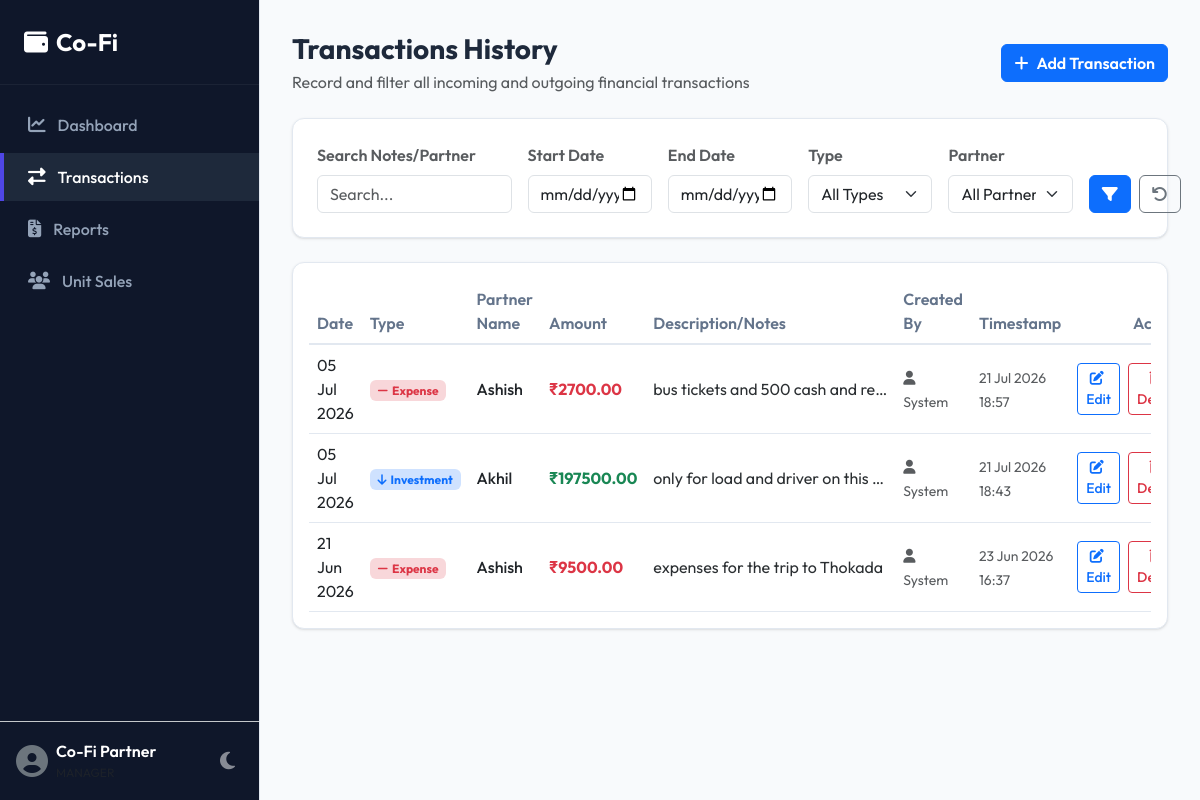
Screenshot of /transactions/ with the database file from the repository.
### finance/models.py (models this page shows, shortened)
class Transaction(models.Model):
    TRANSACTION_TYPES = [
        ('Investment', 'Investment'),
        ('Expense', 'Expense'),
        ('Income', 'Income/Sale'),
        ('Withdrawal', 'Withdrawal'),
    ]
    date = models.DateField()
    transaction_type = models.CharField(max_length=20, choices=TRANSACTION_TYPES)
    partner = models.ForeignKey(Partner, on_delete=models.SET_NULL, null=True, blank=True, related_name='transactions')
    amount = models.DecimalField(max_digits=12, decimal_places=2)
    description = models.TextField(blank=True)
    created_by = models.ForeignKey(User, on_delete=models.SET_NULL, null=True, related_name='created_transactions')
    timestamp = models.DateTimeField(auto_now_add=True)
    def __str__(self):
        partner_str = f" - {self.partner.name}" if self.partner else ""
        return f"{self.transaction_type}{partner_str}: ₹{self.amount} on {self.date}"

class Partner(models.Model):
    user = models.OneToOneField(User, on_delete=models.CASCADE, related_name='partner_profile')
    name = models.CharField(max_length=100)
    email = models.EmailField()
    phone = models.CharField(max_length=20, blank=True)
    joined_date = models.DateField(auto_now_add=True)
    profit_share_percentage = models.DecimalField(max_digits=5, decimal_places=2, default=50.00)

### finance/views.py (the view)
# urls.py: path('transactions/', views.transaction_list, name='transactions'),
def transaction_list(request):
    transactions = Transaction.objects.all().order_by('-date', '-timestamp')
    search_query = request.GET.get('search', '')
    start_date = request.GET.get('start_date', '')
    end_date = request.GET.get('end_date', '')
    tx_type = request.GET.get('type', '')
    partner_id = request.GET.get('partner', '')
    if search_query:
        transactions = transactions.filter(
            Q(description__icontains=search_query) | Q(partner__name__icontains=search_query)
        )
    if start_date:
        transactions = transactions.filter(date__gte=start_date)
    if end_date:
        transactions = transactions.filter(date__lte=end_date)
    if tx_type:
        transactions = transactions.filter(transaction_type=tx_type)
    if partner_id:
        transactions = transactions.filter(partner_id=partner_id)
    partners = Partner.objects.all()
    from django.db.models import Q
    context = {
        'transactions': transactions,
        'partners': partners,
        'search_query': search_query,
        'start_date': start_date,
        'end_date': end_date,
        'tx_type': tx_type,
        'partner_id': partner_id,
    }
    return render(request, 'finance/transaction_list.html', context)

### finance/templates/finance/transaction_list.html (shortened to what this page needs)
{% extends 'finance/base.html' %}
{% block content %}
<div class="container-fluid px-0 animate-fade-in">
    <div class="d-flex justify-content-between align-items-center mb-4">
        <div>
            <h1 class="h3 mb-1 fw-bold">Transactions History</h1>
            <p class="text-muted mb-0">Record and filter all incoming and outgoing financial transactions</p>
        </div>
        <div>
            <a href="{% url 'transaction_create' %}" class="btn btn-primary fw-semibold">
                <i class="fas fa-plus me-2"></i>Add Transaction
            </a>
        </div>
    </div>
    <div class="card-custom p-4 mb-4">
        <form method="get" class="row g-3 align-items-end">
            <div class="col-12 col-md-3">
                <label for="search" class="form-label fw-semibold text-muted">Search Notes/Partner</label>
                <input type="text" name="search" id="search" value="{{ search_query }}" class="form-control" placeholder="Search...">
            </div>
            <div class="col-6 col-md-2">
                <label for="start_date" class="form-label fw-semibold text-muted">Start Date</label>
                <input type="date" name="start_date" id="start_date" value="{{ start_date }}" class="form-control">
            </div>
            <div class="col-6 col-md-2">
                <label for="end_date" class="form-label fw-semibold text-muted">End Date</label>
                <input type="date" name="end_date" id="end_date" value="{{ end_date }}" class="form-control">
            </div>
            <div class="col-6 col-md-2">
                <label for="type" class="form-label fw-semibold text-muted">Type</label>
                <select name="type" id="type" class="form-select">
                    <option value="">All Types</option>
                </select>
            </div>
            <div class="col-6 col-md-2">
                <label for="partner" class="form-label fw-semibold text-muted">Partner</label>
                <select name="partner" id="partner" class="form-select">
                    <option value="">All Partners</option>
                </select>
            </div>
            <div class="col-12 col-md-1 d-flex gap-2">
                <button type="submit" class="btn btn-primary w-100" title="Apply Filters">
                    <i class="fas fa-filter"></i>
                </button>
                <a href="{% url 'transactions' %}" class="btn btn-outline-secondary w-100" title="Reset Filters">
                    <i class="fas fa-undo"></i>
                </a>
            </div>
        </form>
    </div>
    <div class="card-custom">
        <div class="p-3">
            <div class="table-responsive">
                <table class="table table-custom table-hover align-middle mb-0">
                    <thead>
                        <tr>
                            <th>Date</th>
                            <th>Type</th>
                            <th>Partner Name</th>
                            <th>Amount</th>
                            <th>Description/Notes</th>
                            <th>Created By</th>
                            <th>Timestamp</th>
                            <th class="text-end">Actions</th>
                        </tr>
                    </thead>
                    <tbody>
                        {% for tx in transactions %}
                        <tr>
                            <td>{{ tx.date|date:"d M Y" }}</td>
                            <td>
                                {% if tx.transaction_type == 'Investment' %}
                                    <span class="badge bg-primary-subtle text-primary"><i class="fas fa-arrow-down me-1"></i>Investment</span>
                                {% elif tx.transaction_type == 'Income' %}
                                    <span class="badge bg-success-subtle text-success"><i class="fas fa-plus me-1"></i>Income/Sale</span>
                                {% elif tx.transaction_type == 'Expense' %}
                                    <span class="badge bg-danger-subtle text-danger"><i class="fas fa-minus me-1"></i>Expense</span>
                                {% elif tx.transaction_type == 'Withdrawal' %}
                                    <span class="badge bg-warning-subtle text-warning"><i class="fas fa-arrow-up me-1"></i>Withdrawal</span>
                                {% endif %}
                            </td>
                            <td class="fw-medium">
                                {% if tx.partner %}
                                    {{ tx.partner.name }}
                                {% else %}
                                    <span class="text-muted italic">General Business</span>
                                {% endif %}
                            </td>
                            <td class="fw-bold {% if tx.transaction_type == 'Income' or tx.transaction_type == 'Investment' %}text-success{% else %}text-danger{% endif %}">
                                ₹{{ tx.amount }}
                            </td>
                            <td class="text-secondary-emphasis" style="max-width: 250px; white-space: nowrap; overflow: hidden; text-overflow: ellipsis;" title="{{ tx.description }}">
                                {{ tx.description|default:"-" }}
                            </td>
                            <td><small class="text-muted"><i class="fas fa-user me-1"></i>{{ tx.created_by.username|default:"System" }}</small></td>
                            <td><small class="text-muted">{{ tx.timestamp|date:"d M Y H:i" }}</small></td>
                            <td class="text-end">
                                <div class="d-flex justify-content-end gap-2">
                                    <a href="{% url 'transaction_update' tx.pk %}" class="btn btn-sm btn-outline-primary fw-medium" title="Edit">
                                        <i class="fas fa-edit me-1"></i> Edit
                                    </a>
                                    <button class="btn btn-sm btn-outline-danger fw-medium" title="Delete" data-bs-toggle="modal" data-bs-target="#deleteModal" data-txid="{{ tx.pk }}" data-txdesc="{{ tx }}">
                                         Delete
                                    </button>
                                </div>
                            </td>
                        </tr>
                        {% endfor %}
                    </tbody>
                </table>
            </div>
        </div>
    </div>
</div>
{% endblock %}

### finance/templates/finance/base.html (shortened to what this page needs)
{% load static %}
<!DOCTYPE html>
<html lang="en" data-theme="light">
<head>
    <link href="https://cdn.jsdelivr.net/npm/bootstrap@5.3.0/dist/css/bootstrap.min.css" rel="stylesheet">
    <link rel="stylesheet" href="https://cdnjs.cloudflare.com/ajax/libs/font-awesome/6.4.0/css/all.min.css">
    <link rel="stylesheet" href="{% static 'finance/style.css' %}">
</head>
<body>
    <div class="sidebar d-flex flex-column text-white" id="sidebar">
        <div class="sidebar-logo d-flex align-items-center justify-content-between">
            <span class="fs-4 fw-bold"><i class="fas fa-wallet me-2 text-indigo"></i>Co-Fi</span>
        </div>
        <div class="sidebar-nav flex-grow-1">
            <a href="{% url 'dashboard' %}" class="nav-item-custom {% if request.resolver_match.url_name == 'dashboard' %}active{% endif %}">
                <i class="fas fa-chart-line"></i> Dashboard
            </a>
            <a href="{% url 'transactions' %}" class="nav-item-custom {% if request.resolver_match.url_name == 'transactions' or 'transaction' in request.resolver_match.url_name %}active{% endif %}">
                <i class="fas fa-exchange-alt"></i> Transactions
            </a>
            <a href="{% url 'reports' %}" class="nav-item-custom {% if request.resolver_match.url_name == 'reports' %}active{% endif %}">
                <i class="fas fa-file-invoice-dollar"></i> Reports
            </a>
            <a href="{% url 'unit_buyers' %}" class="nav-item-custom {% if request.resolver_match.url_name == 'unit_buyers' or 'unit_buyer' in request.resolver_match.url_name %}active{% endif %}">
                <i class="fas fa-users"></i> Unit Sales
            </a>
        </div>
        <div class="p-3 border-top border-secondary-subtle d-flex align-items-center justify-content-between">
            <div class="d-flex align-items-center">
                <i class="fas fa-user-circle fa-2x me-2 text-secondary"></i>
                <div class="lh-sm">
                    <div class="fw-semibold text-truncate" style="max-width: 120px;">Co-Fi Partner</div>
                    <small class="text-muted text-uppercase" style="font-size: 0.75rem;">Manager</small>
                </div>
            </div>
            <div class="d-flex gap-2">
                <button class="theme-toggle-btn text-white-50" id="themeToggleDesktop" title="Toggle Dark/Light Mode">
                    <i class="fas fa-moon"></i>
                </button>
            </div>
        </div>
    </div>
    <div class="main-content">
        {% block content %}{% endblock %}
    </div>
</body>
</html>

### finance/static/finance/style.css (style rules this page uses)
:root { --primary-color: #4f46e5; --primary-hover: #4338ca; --bg-color: #f8fafc; --card-bg: #ffffff; --text-color: #1e293b; --text-secondary: #64748b; --border-color: #e2e8f0; --sidebar-bg: #0f172a; --sidebar-text: #94a3b8; --sidebar-hover: #1e293b; --sidebar-active: #4f46e5; --shadow: 0 1px 3px 0 rgb(0 0 0 / 0.1), 0 1px 2px -1px rgb(0 0 0 / 0.1); --shadow-lg: 0 10px 15px -3px rgb(0 0 0 / 0.1), 0 4px 6px -4px rgb(0 0 0 / 0.1); }
body { font-family: 'Outfit', 'Inter', -apple-system, BlinkMacSystemFont, "Segoe UI", Roboto, sans-serif; background-color: var(--bg-color); color: var(--text-color); transition: background-color 0.3s, color 0.3s; overflow-x: hidden; }
.sidebar { background-color: var(--sidebar-bg); min-height: 100vh; width: 260px; position: fixed; top: 0; left: 0; z-index: 100; transition: all 0.3s; border-right: 1px solid var(--border-color); }
.sidebar-logo { padding: 1.5rem; border-bottom: 1px solid rgba(255,255,255,0.05); }
.sidebar-nav { padding: 1rem 0; }
.nav-item-custom { padding: 0.75rem 1.5rem; display: flex; align-items: center; color: var(--sidebar-text); text-decoration: none; font-weight: 500; transition: all 0.2s; border-left: 4px solid transparent; margin-bottom: 0.25rem; }
.nav-item-custom.active { background-color: var(--sidebar-hover); color: #fff; border-left-color: var(--sidebar-active); }
.nav-item-custom i { margin-right: 0.75rem; font-size: 1.1rem; }
.main-content { margin-left: 260px; padding: 2rem; transition: all 0.3s; }
.card-custom { background-color: var(--card-bg); border: 1px solid var(--border-color); border-radius: 12px; box-shadow: var(--shadow); transition: transform 0.2s, box-shadow 0.2s, background-color 0.3s; }
.table-custom { color: var(--text-color); }
.table-custom th { font-weight: 600; color: var(--text-secondary); border-bottom: 2px solid var(--border-color); }
.table-custom td { border-bottom: 1px solid var(--border-color); vertical-align: middle; }
.theme-toggle-btn { background: none; border: none; color: var(--text-color); font-size: 1.25rem; cursor: pointer; padding: 0.5rem; border-radius: 50%; transition: background-color 0.2s; }
.animate-fade-in { animation: fadeIn 0.4s ease forwards; }

### rows the page displays
Transaction: date "05 Jul 2026", transaction_type "Expense" (drawn), partner.name "Ashish", amount "2700.00", description "bus tickets and 500 cash and re…", created_by.username "System", timestamp "21 Jul 2026 18:57"
Transaction: date "05 Jul 2026", transaction_type "Investment" (drawn), partner.name "Akhil", amount "197500.00", description "only for load and driver on this…", created_by.username "System", timestamp "21 Jul 2026 18:43"
Transaction: date "21 Jun 2026", transaction_type "Expense" (drawn), partner.name "Ashish", amount "9500.00", description "expenses for the trip to Thokada", created_by.username "System", timestamp "23 Jun 2026 16:37"
